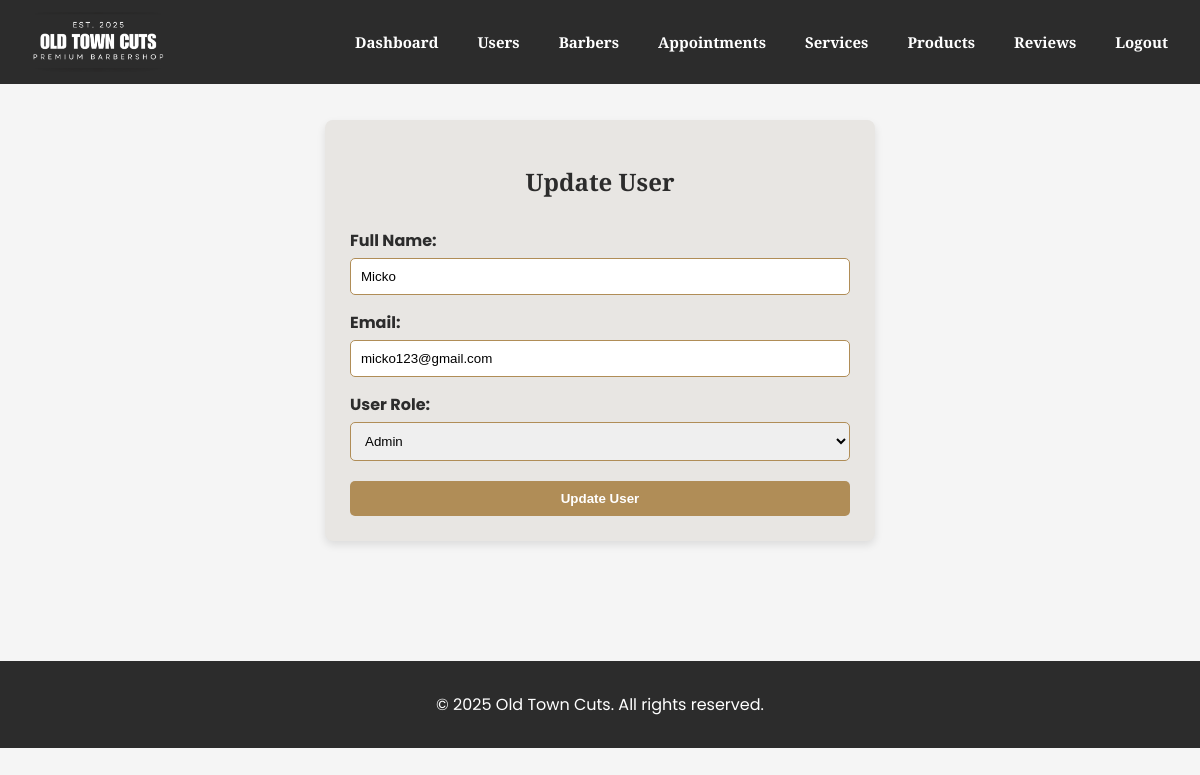
/admin/update_user.php?id=22 (signed in), run on the app's committed database.
### tables this page shows
CREATE TABLE `users` (
  `id` int(11) NOT NULL,
  `name` varchar(100) NOT NULL,
  `email` varchar(150) NOT NULL,
  `password` varchar(255) NOT NULL,
  `role` enum('admin','customer') DEFAULT 'customer'
);

### admin/update_user.php (the view, shortened to what this page needs)
<?php
include '../config/config.php';
$user_id = $_GET['id'];
$query = "SELECT * FROM users WHERE id = ?";
$stmt = $conn->prepare($query);
$stmt->bind_param("i", $user_id);
$stmt->execute();
$result = $stmt->get_result();
$user = $result->fetch_assoc();
?>
<!DOCTYPE html>
<html lang="en">
<head>
</head>
<body>
    <header>
        <img src="../assets/images/logos.png" alt="Old Town Cuts" class="logo">
        <nav>
            <a href="admin_dashboard.php">Dashboard</a>
            <a href="manage_users.php">Users</a>
            <a href="manage_barbers.php">Barbers</a>
            <a href="manage_appointments.php">Appointments</a>
            <a href="manage_services.php">Services</a>
            <a href="manage_products.php">Products</a>
            <a href="manage_reviews.php">Reviews</a>
            <a href="../auth/logout.php">Logout</a>
        </nav>
    </header>
    <section class="container">
        <h2>Update User</h2>
        <form action="update_user.php?id=<?php echo $user_id; ?>" method="POST">
            <label for="name">Full Name:</label>
            <input type="text" name="name" value="<?php echo htmlspecialchars($user['name']); ?>" required>
            <label for="email">Email:</label>
            <input type="email" name="email" value="<?php echo htmlspecialchars($user['email']); ?>" required>
            <label for="role">User Role:</label>
            <select name="role" required>
                <option value="admin" <?php echo $user['role'] == 'admin' ? 'selected' : ''; ?>>Admin</option>
            </select>
            <button type="submit">Update User</button>
        </form>
    </section>
    <footer>
        <p>&copy; 2025 Old Town Cuts. All rights reserved.</p>
    </footer>
</body>
</html>

### admin/update_user.php (style rules this page uses)
body { font-family: 'Poppins', sans-serif; background-color: #F5F5F5; color: #2C2C2C; margin: 0; padding: 0; }
header { display: flex; justify-content: space-between; align-items: center; padding: 12px 30px; background-color: #2C2C2C; color: white; width: 100%; position: fixed; top: 0; left: 0; z-index: 1000; }
.logo { height: 60px; width: auto; max-height: 70px; }
nav { display: flex; gap: 15px; }
nav a { text-decoration: none; font-family: 'Playfair Display', serif; color: white; font-size: 15px; font-weight: bold; transition: color 0.3s ease-in-out; padding: 8px 12px; }
nav a:last-child { margin-right: 50px; }
.container { max-width: 500px; margin: 120px auto; background: #E8E6E3; padding: 25px; border-radius: 8px; box-shadow: 0px 4px 8px rgba(0, 0, 0, 0.1); }
h2 { text-align: center; font-family: 'Playfair Display', serif; }
form { display: flex; flex-direction: column; }
label { font-weight: bold; margin-top: 10px; }
input, select { padding: 10px; margin: 5px 0; border: 1px solid #B08D57; border-radius: 5px; }
button { background-color: #B08D57; color: white; padding: 10px; border: none; font-weight: bold; cursor: pointer; border-radius: 5px; margin-top: 15px; transition: background 0.3s ease; }
footer { text-align: center; padding: 15px; background: #2C2C2C; color: white; margin-top: 50px; }

### data on the page
users: name "Micko", email "micko123@gmail.com", role "Admin"
